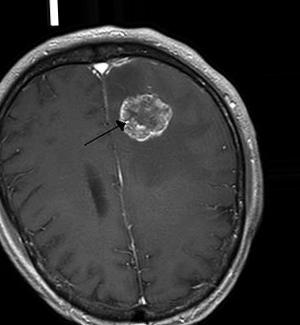
#> input picture augmented_data/yes/aug_Y_102_0_7590.jpg, 300 x 325 px; its folder holds only this picture in this run
$ jupyter execute --allow-errors 'Brain Tumor Image Classification .ipynb'   (shell and % lines are left out)
#> lines starting #> are read from the running program, lines starting #| are printed output that depends on the picture; after the words box and inside, x2 and y2 are one past the last pixel; in counts of white or black regions, pixels touching at a corner belong together
# Brain Tumor MRI Image Classification
> By Salar Mokhtari Laleh - 2024

## What is brain tumor?
A brain tumor is a collection, or mass, of abnormal cells in your brain. Your skull, which encloses your brain, is very rigid. Any growth inside such a restricted space can cause problems. Brain tumors can be cancerous (malignant) or noncancerous (benign). When benign or malignant tumors grow, they can cause the pressure inside your skull to increase. This can cause brain damage, and it can be life-threatening.

[cell 1]
import os
import shutil
import pandas as pd
import numpy as np
import matplotlib.pyplot as plt
import matplotlib.image as mpimg
import cv2
import seaborn as sns
import time
import imutils

import tensorflow as tf
from tensorflow.keras.preprocessing.image import ImageDataGenerator
from tensorflow.keras.models import Model
from tensorflow.keras.layers import Flatten, Dense, Dropout
from tensorflow.keras.applications.vgg19 import VGG19
from tensorflow.keras.optimizers import SGD, Adam
from tensorflow.keras.callbacks import ModelCheckpoint, EarlyStopping, ReduceLROnPlateau
from sklearn.utils import shuffle

plt.style.use('ggplot')

# Import Datasets
Link of Dataset: (https://www.kaggle.com/datasets/navoneel/brain-mri-images-for-brain-tumor-detection?resource=download)

[cell 2]
# Unzip Dataset

import zipfile

#> (the rest of this cell did not finish here and is left out)

[cell 3]
# Rename Yes files to uniqe format name

folder = 'brain_tumor_dataset/yes/'
count = 1

for filename in os.listdir(folder):
    source = folder + filename
    destination = folder + "Y_" + str(count)+ ".jpg"
    os.rename(source, destination)
    count+=1

print("The Task is done")

[cell 4]
# Rename Yes files to uniqe format name

folder = 'brain_tumor_dataset/no/'
count = 1

#> (the rest of this cell did not finish here and is left out)

## Exploratory Data Analysi

[cell 5]
# Yes
yes_list = os.listdir('brain_tumor_dataset/yes/')
number_yes_files = len(yes_list)
print("Number of Yes files of datasets: " + str(number_yes_files))

# No
#> (the rest of this cell did not finish here and is left out)

#> (a cell that did not finish here is left out)

## Data Augmentation

[cell 7]
def timing(sec_elapsed):
    h = int(sec_elapsed / (60*60))
    m = int(sec_elapsed % (60*60) / 60)
    s = sec_elapsed % 60
    return f"{h}:{m}:{s}"

[cell 8]
def augmented_data(file_dir, n_generated_samples, save_to_dir):
    data_gen = ImageDataGenerator(rotation_range=10,
                      width_shift_range=0.1,
                      height_shift_range=0.1,
                      shear_range=0.1,
                      brightness_range=(0.3, 1.0),
                      horizontal_flip=True,
                      vertical_flip=True,
                      fill_mode='nearest')
    for filename in os.listdir(file_dir):
        image = cv2.imread(file_dir + '/' + filename)
        image = image.reshape((1,) + image.shape)
        save_prefix = 'aug_' + filename[:-4]
        i=0
        for batch in data_gen.flow(x = image, batch_size = 1,
                                   save_to_dir = save_to_dir,
                                   save_prefix = save_prefix,
                                   save_format = "jpg"):
            i+=1
            if i>n_generated_samples:
                break

[cell 9]
start_time = time.time()

positive_path = 'brain_tumor_dataset/yes'
negative_path = 'brain_tumor_dataset/no'

augmented_data_path = 'augmented_data/'

augmented_data(file_dir = positive_path, n_generated_samples=6, save_to_dir=augmented_data_path+'yes')
#> (the call stopped at in augmented_data, `data_gen = ImageDataGenerator(rotation_range=10, width_shift_range=0.1..`: tensorflow is not available in this run)
augmented_data(file_dir = negative_path, n_generated_samples=9, save_to_dir=augmented_data_path+'no')
#> (the call stopped at in augmented_data, `data_gen = ImageDataGenerator(rotation_range=10, width_shift_range=0.1..`: tensorflow is not available in this run)

end_time = time.time()
execution_time = end_time - start_time
print(timing(execution_time))

[cell 10]
def data_summary(main_path):
    positive_path = 'augmented_data/yes'
    negative_path = 'augmented_data/no'

    number_positive = len(os.listdir(positive_path))
    number_negative = len(os.listdir(negative_path))
    total_number_data = number_positive + number_negative
    positive_percent = (number_positive*100)/total_number_data
    negative_percent = (number_negative*100)/total_number_data

    print(f"Total number of dataset: {total_number_data}")
    print(f"{number_positive} is number of positive sample & in percentage : {positive_percent}%")
    print(f"{number_negative} is number of negative sample & in percentage : {negative_percent}%")

#> (a cell that did not finish here is left out)

[cell 12]
# Positive
positive_list = os.listdir('augmented_data/yes/')
number_positive_files = len(positive_list)
print("Number of Positive files of datasets: " + str(number_positive_files))

# Negative
#> (the rest of this cell did not finish here and is left out)

#> (a cell that did not finish here is left out)

## Data Preprocessing
 Convert BGR to GRAY

[cell 14]
def crop_brain_tumor_MRI(image, plot=False):
    gray = cv2.cvtColor(image, cv2.COLOR_BGR2GRAY)
    gray = cv2.GaussianBlur(gray, (5,5), 0)

    thres = cv2.threshold(gray, 45, 255, cv2.THRESH_BINARY)[1]
    thres =cv2.erode(thres, None, iterations = 2)
    thres = cv2.dilate(thres, None, iterations = 2)

    cnts = cv2.findContours(thres.copy(), cv2.RETR_EXTERNAL, cv2.CHAIN_APPROX_SIMPLE)
    cnts = imutils.grab_contours(cnts)
    c = max(cnts, key = cv2.contourArea)

    extLeft = tuple(c[c[:,:,0].argmin()][0])
    extRight = tuple(c[c[:,:,0].argmax()][0])
    extTop = tuple(c[c[:,:,1].argmin()][0])
    extBot = tuple(c[c[:,:,1].argmax()][0])

    new_image = image[extTop[1]:extBot[1], extLeft[0]:extRight[0]]

    if plot:
        plt.figure()
        plt.subplot(1, 2, 1)
        plt.imshow(image)

        plt.tick_params(axis='both', which='both',
                        top=False, bottom=False, left=False, right=False,
                        labelbottom=False, labeltop=False, labelleft=False, labelright=False)

        plt.title('Original Image')

        plt.subplot(1, 2, 2)
        plt.imshow(new_image)

        plt.tick_params(axis='both', which='both',
                        top=False, bottom=False, left=False, right=False,
                        labelbottom=False, labeltop=False, labelleft=False, labelright=False)

        plt.title('Cropped Image')
        plt.show()
    return new_image

[cell 15]
img = cv2.imread('augmented_data/yes/aug_Y_28_0_9548.jpg')
#> (the rest of this cell did not finish here and is left out)

[cell 16]
img = cv2.imread('augmented_data/no/aug_N_6_0_9936.jpg')
#> (the rest of this cell did not finish here and is left out)


[cell 17]
def load_data(dir_list, image_size):
#> called with image_size = (240, 240)
    X = []
    y = []
    image_width, image_height = image_size

    for directory in dir_list:
        for filename in os.listdir(directory):
            image = cv2.imread(directory + '/' + filename)
#> image is the input picture: shape (325, 300, 3); min 0, max 255, mean 52.8
            image = crop_brain_tumor_MRI(image, plot = False)
#> call 3 of crop_brain_tumor_MRI, with plot = False
#> in crop_brain_tumor_MRI (call 3), `thres = cv2.threshold(gray, 45, 255, cv2.THRESH_BINARY)[1]`:
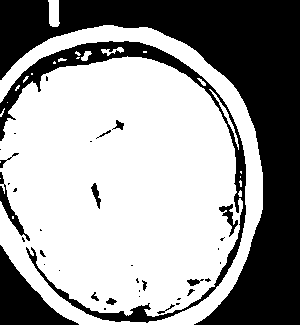
#> thres: shape (325, 300); 61.3% white; 37 black regions (21 under 20 px), largest, box (x1, y1, x2, y2) and area: (0, 0, 300, 325) 28084, (0, 41, 246, 323) 5816, (0, 245, 79, 325) 2622
#> in crop_brain_tumor_MRI (call 3), `thres =cv2.erode(thres, None, iterations = 2)`:
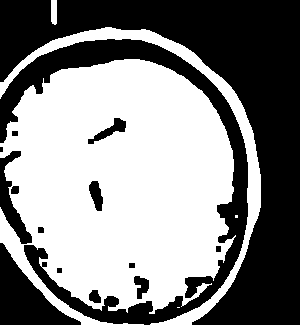
#> thres: shape (325, 300); 52.6% white; 15 black regions (1 under 20 px), largest, box (x1, y1, x2, y2) and area: (0, 0, 300, 325) 29582, (0, 39, 248, 325) 11516, (0, 243, 81, 325) 2944
#> in crop_brain_tumor_MRI (call 3), `thres = cv2.dilate(thres, None, iterations = 2)`:
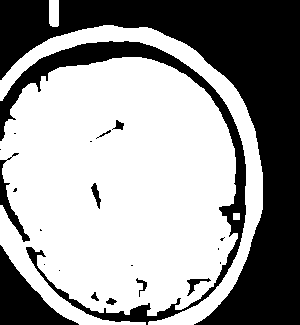
#> thres: shape (325, 300); 60.2% white; 22 black regions (11 under 20 px)
#> in crop_brain_tumor_MRI (call 3), `cnts = cv2.findContours(thres.copy(), cv2.RETR_EXTERNAL, cv2.CHAIN_APP..`: cnts = 4 contours; box (x1, y1, x2, y2) and area: (0, 57, 238, 325) 50252, (0, 25, 263, 325) 7544, (49, 0, 59, 27) 230, (233, 213, 240, 220) 36
#> in crop_brain_tumor_MRI (call 3), `c = max(cnts, key = cv2.contourArea)`: c = contour of 566 points, box (x1, y1, x2, y2) (0, 57, 238, 325), area 50252
#> in crop_brain_tumor_MRI (call 3), `extLeft = tuple(c[c[:,:,0].argmin()][0])`: extLeft = (0, 141)
#> in crop_brain_tumor_MRI (call 3), `extRight = tuple(c[c[:,:,0].argmax()][0])`: extRight = (237, 238)
#> in crop_brain_tumor_MRI (call 3), `extTop = tuple(c[c[:,:,1].argmin()][0])`: extTop = (122, 57)
#> in crop_brain_tumor_MRI (call 3), `extBot = tuple(c[c[:,:,1].argmax()][0])`: extBot = (79, 324)
#> in crop_brain_tumor_MRI (call 3), `new_image = image[extTop[1]:extBot[1], extLeft[0]:extRight[0]]`:
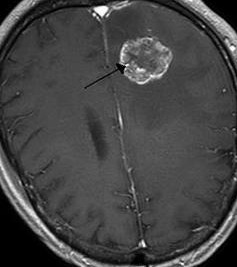
#> new_image: shape (267, 237, 3); min 0, max 255, mean 69.1
            image = cv2.resize(image, dsize=(image_width, image_height),
                              interpolation = cv2.INTER_CUBIC)
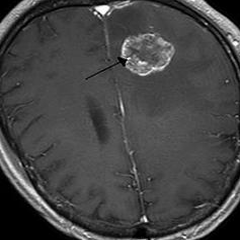
#> image: shape (240, 240, 3); min 0, max 255, mean 69.1
            image = image / 255.00
            X.append(image)
            if directory[-3:0] == 'yes':
                y.append(1)
            else:
                y.append(0)

    X = np.array(X)
    y = np.array(y)
    X,y = shuffle(X,y)

    print(f'Number of example is : {len(X)}')
    print(f'X SHAPE is : {X.shape}')
    print(f'y SHAPE is : {y.shape}')
    return X,y
